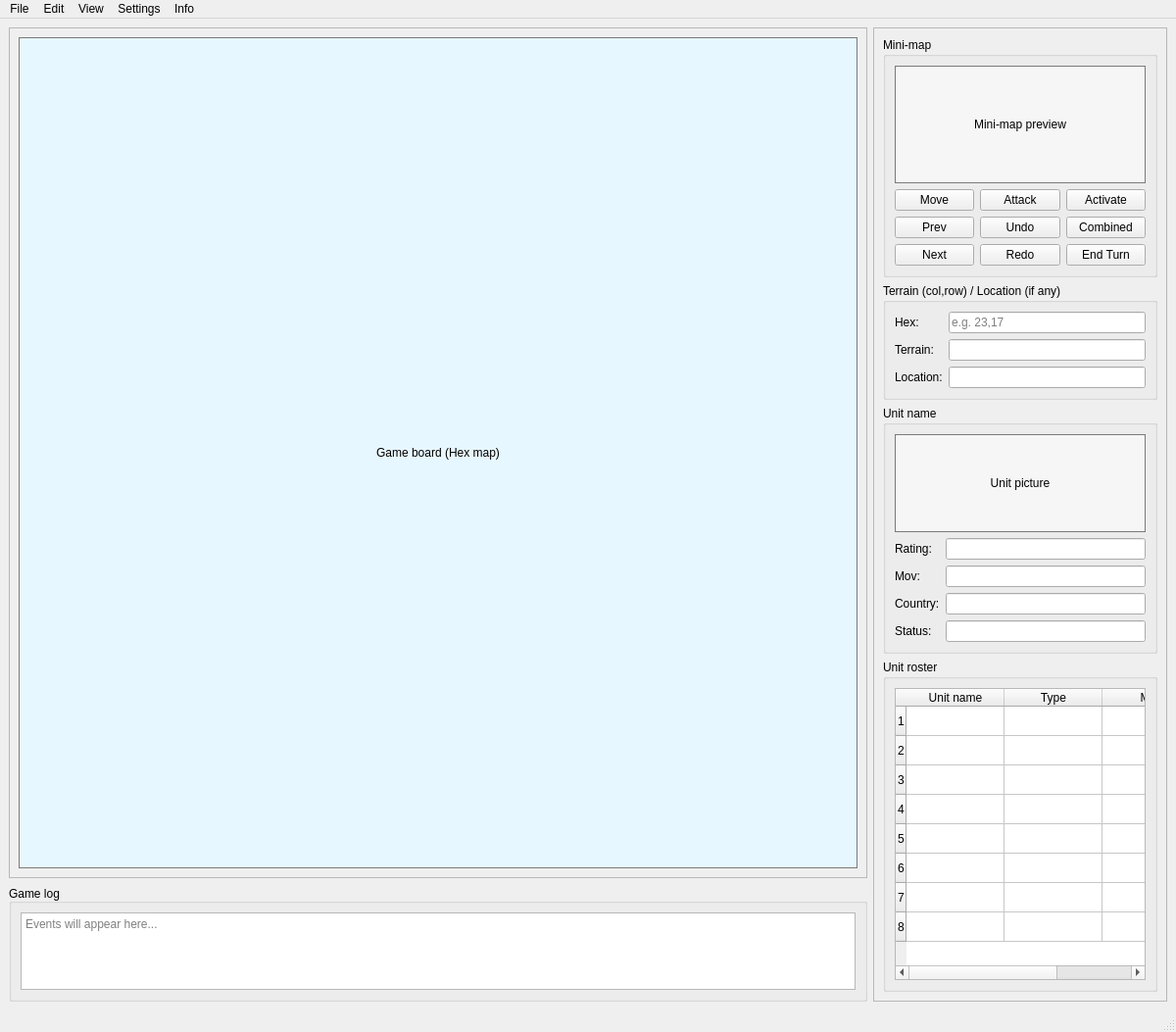
<?xml version="1.0" encoding="UTF-8"?>
<ui version="4.0">
 <class>GameWindow</class>
 <widget class="QMainWindow" name="GameWindow">
  <property name="geometry">
   <rect>
    <x>0</x>
    <y>0</y>
    <width>1200</width>
    <height>1053</height>
   </rect>
  </property>
  <property name="windowTitle">
   <string>Dragons of Glory</string>
  </property>
  <widget class="QWidget" name="centralwidget">
   <layout class="QGridLayout" name="gridLayout">
    <item row="0" column="0">
     <layout class="QVBoxLayout" name="verticalLayout_4">
      <item>
       <widget class="QFrame" name="frame_board">
        <property name="sizePolicy">
         <sizepolicy hsizetype="Expanding" vsizetype="MinimumExpanding">
          <horstretch>0</horstretch>
          <verstretch>0</verstretch>
         </sizepolicy>
        </property>
        <property name="frameShape">
         <enum>QFrame::Shape::StyledPanel</enum>
        </property>
        <property name="frameShadow">
         <enum>QFrame::Shadow::Raised</enum>
        </property>
        <layout class="QVBoxLayout" name="verticalLayout_3">
         <item>
          <widget class="QLabel" name="label_board">
           <property name="minimumSize">
            <size>
             <width>800</width>
             <height>520</height>
            </size>
           </property>
           <property name="styleSheet">
            <string>QLabel { background: #e7f7ff; border: 1px solid #7a7a7a; }</string>
           </property>
           <property name="text">
            <string>Game board (Hex map)</string>
           </property>
           <property name="alignment">
            <set>Qt::AlignmentFlag::AlignCenter</set>
           </property>
          </widget>
         </item>
        </layout>
       </widget>
      </item>
      <item alignment="Qt::AlignmentFlag::AlignBottom">
       <widget class="QGroupBox" name="group_log">
        <property name="sizePolicy">
         <sizepolicy hsizetype="Preferred" vsizetype="Fixed">
          <horstretch>0</horstretch>
          <verstretch>0</verstretch>
         </sizepolicy>
        </property>
        <property name="minimumSize">
         <size>
          <width>0</width>
          <height>120</height>
         </size>
        </property>
        <property name="maximumSize">
         <size>
          <width>16777215</width>
          <height>120</height>
         </size>
        </property>
        <property name="title">
         <string>Game log</string>
        </property>
        <property name="alignment">
         <set>Qt::AlignmentFlag::AlignBottom|Qt::AlignmentFlag::AlignLeading|Qt::AlignmentFlag::AlignLeft</set>
        </property>
        <layout class="QVBoxLayout" name="verticalLayout_2">
         <item>
          <widget class="QPlainTextEdit" name="text_log">
           <property name="sizePolicy">
            <sizepolicy hsizetype="Expanding" vsizetype="Fixed">
             <horstretch>0</horstretch>
             <verstretch>0</verstretch>
            </sizepolicy>
           </property>
           <property name="minimumSize">
            <size>
             <width>0</width>
             <height>40</height>
            </size>
           </property>
           <property name="placeholderText">
            <string>Events will appear here...</string>
           </property>
          </widget>
         </item>
        </layout>
       </widget>
      </item>
     </layout>
    </item>
    <item row="0" column="1">
     <widget class="QFrame" name="frame_sidebar">
      <property name="sizePolicy">
       <sizepolicy hsizetype="Fixed" vsizetype="Preferred">
        <horstretch>0</horstretch>
        <verstretch>0</verstretch>
       </sizepolicy>
      </property>
      <property name="minimumSize">
       <size>
        <width>300</width>
        <height>0</height>
       </size>
      </property>
      <property name="frameShape">
       <enum>QFrame::Shape::StyledPanel</enum>
      </property>
      <layout class="QVBoxLayout" name="verticalLayout">
       <item>
        <widget class="QGroupBox" name="group_minimap">
         <property name="title">
          <string>Mini-map</string>
         </property>
         <layout class="QVBoxLayout" name="verticalLayout_minimap">
          <item>
           <widget class="QLabel" name="label_minimap">
            <property name="minimumSize">
             <size>
              <width>0</width>
              <height>120</height>
             </size>
            </property>
            <property name="styleSheet">
             <string>QLabel { background: #f6f6f6; border: 1px solid #7a7a7a; }</string>
            </property>
            <property name="text">
             <string>Mini-map preview</string>
            </property>
            <property name="alignment">
             <set>Qt::AlignmentFlag::AlignCenter</set>
            </property>
           </widget>
          </item>
          <item>
           <layout class="QGridLayout" name="gridLayout_actions">
            <item row="0" column="0">
             <widget class="QPushButton" name="btn_move">
              <property name="text">
               <string>Move</string>
              </property>
             </widget>
            </item>
            <item row="0" column="1">
             <widget class="QPushButton" name="btn_attack">
              <property name="text">
               <string>Attack</string>
              </property>
             </widget>
            </item>
            <item row="0" column="2">
             <widget class="QPushButton" name="btn_activate">
              <property name="text">
               <string>Activate</string>
              </property>
             </widget>
            </item>
            <item row="1" column="0">
             <widget class="QPushButton" name="btn_prev">
              <property name="text">
               <string>Prev</string>
              </property>
             </widget>
            </item>
            <item row="1" column="1">
             <widget class="QPushButton" name="btn_undo">
              <property name="text">
               <string>Undo</string>
              </property>
             </widget>
            </item>
            <item row="1" column="2">
             <widget class="QPushButton" name="btn_combined">
              <property name="text">
               <string>Combined</string>
              </property>
             </widget>
            </item>
            <item row="2" column="0">
             <widget class="QPushButton" name="btn_next">
              <property name="text">
               <string>Next</string>
              </property>
             </widget>
            </item>
            <item row="2" column="1">
             <widget class="QPushButton" name="btn_redo">
              <property name="text">
               <string>Redo</string>
              </property>
             </widget>
            </item>
            <item row="2" column="2">
             <widget class="QPushButton" name="btn_endTurn">
              <property name="text">
               <string>End Turn</string>
              </property>
             </widget>
            </item>
           </layout>
          </item>
         </layout>
        </widget>
       </item>
       <item>
        <widget class="QGroupBox" name="group_terrain">
         <property name="title">
          <string>Terrain (col,row) / Location (if any)</string>
         </property>
         <layout class="QFormLayout" name="formLayout_terrain">
          <item row="0" column="0">
           <widget class="QLabel" name="label_colrow">
            <property name="text">
             <string>Hex:</string>
            </property>
           </widget>
          </item>
          <item row="0" column="1">
           <widget class="QLineEdit" name="edit_colrow">
            <property name="placeholderText">
             <string>e.g. 23,17</string>
            </property>
           </widget>
          </item>
          <item row="1" column="0">
           <widget class="QLabel" name="label_terrain">
            <property name="text">
             <string>Terrain:</string>
            </property>
           </widget>
          </item>
          <item row="1" column="1">
           <widget class="QLineEdit" name="edit_terrain"/>
          </item>
          <item row="2" column="0">
           <widget class="QLabel" name="label_location">
            <property name="text">
             <string>Location:</string>
            </property>
           </widget>
          </item>
          <item row="2" column="1">
           <widget class="QLineEdit" name="edit_location"/>
          </item>
         </layout>
        </widget>
       </item>
       <item>
        <widget class="QGroupBox" name="group_unit">
         <property name="title">
          <string>Unit name</string>
         </property>
         <layout class="QVBoxLayout" name="verticalLayout_unit">
          <item>
           <widget class="QLabel" name="label_unitPicture">
            <property name="minimumSize">
             <size>
              <width>0</width>
              <height>100</height>
             </size>
            </property>
            <property name="styleSheet">
             <string>QLabel { background: #f6f6f6; border: 1px solid #7a7a7a; }</string>
            </property>
            <property name="text">
             <string>Unit picture</string>
            </property>
            <property name="alignment">
             <set>Qt::AlignmentFlag::AlignCenter</set>
            </property>
           </widget>
          </item>
          <item>
           <layout class="QFormLayout" name="formLayout_unitStats">
            <item row="0" column="0">
             <widget class="QLabel" name="label_rating">
              <property name="text">
               <string>Rating:</string>
              </property>
             </widget>
            </item>
            <item row="0" column="1">
             <widget class="QLineEdit" name="edit_rating"/>
            </item>
            <item row="1" column="0">
             <widget class="QLabel" name="label_mov">
              <property name="text">
               <string>Mov:</string>
              </property>
             </widget>
            </item>
            <item row="1" column="1">
             <widget class="QLineEdit" name="edit_mov"/>
            </item>
            <item row="2" column="0">
             <widget class="QLabel" name="label_country">
              <property name="text">
               <string>Country:</string>
              </property>
             </widget>
            </item>
            <item row="2" column="1">
             <widget class="QLineEdit" name="edit_country"/>
            </item>
            <item row="3" column="0">
             <widget class="QLabel" name="label_status">
              <property name="text">
               <string>Status:</string>
              </property>
             </widget>
            </item>
            <item row="3" column="1">
             <widget class="QLineEdit" name="edit_status"/>
            </item>
           </layout>
          </item>
         </layout>
        </widget>
       </item>
       <item>
        <widget class="QGroupBox" name="group_roster">
         <property name="title">
          <string>Unit roster</string>
         </property>
         <layout class="QVBoxLayout" name="verticalLayout_roster">
          <item>
           <widget class="QTableWidget" name="table_roster">
            <property name="minimumSize">
             <size>
              <width>0</width>
              <height>120</height>
             </size>
            </property>
            <property name="rowCount">
             <number>8</number>
            </property>
            <property name="columnCount">
             <number>3</number>
            </property>
            <row/>
            <row/>
            <row/>
            <row/>
            <row/>
            <row/>
            <row/>
            <row/>
            <column>
             <property name="text">
              <string>Unit name</string>
             </property>
            </column>
            <column>
             <property name="text">
              <string>Type</string>
             </property>
            </column>
            <column>
             <property name="text">
              <string>Mov</string>
             </property>
            </column>
           </widget>
          </item>
         </layout>
        </widget>
       </item>
      </layout>
     </widget>
    </item>
   </layout>
  </widget>
  <widget class="QMenuBar" name="menubar">
   <property name="geometry">
    <rect>
     <x>0</x>
     <y>0</y>
     <width>1200</width>
     <height>33</height>
    </rect>
   </property>
   <widget class="QMenu" name="menuFile">
    <property name="title">
     <string>File</string>
    </property>
    <addaction name="actionNew"/>
    <addaction name="actionOpen"/>
    <addaction name="actionSave"/>
    <addaction name="actionExit"/>
   </widget>
   <widget class="QMenu" name="menuEdit">
    <property name="title">
     <string>Edit</string>
    </property>
    <addaction name="actionUndo"/>
    <addaction name="actionRedo"/>
   </widget>
   <widget class="QMenu" name="menuView">
    <property name="title">
     <string>View</string>
    </property>
   </widget>
   <widget class="QMenu" name="menuSettings">
    <property name="title">
     <string>Settings</string>
    </property>
   </widget>
   <widget class="QMenu" name="menuInfo">
    <property name="title">
     <string>Info</string>
    </property>
   </widget>
   <addaction name="menuFile"/>
   <addaction name="menuEdit"/>
   <addaction name="menuView"/>
   <addaction name="menuSettings"/>
   <addaction name="menuInfo"/>
  </widget>
  <widget class="QStatusBar" name="statusbar"/>
  <action name="actionNew">
   <property name="text">
    <string>New</string>
   </property>
  </action>
  <action name="actionOpen">
   <property name="text">
    <string>Open...</string>
   </property>
  </action>
  <action name="actionSave">
   <property name="text">
    <string>Save</string>
   </property>
  </action>
  <action name="actionExit">
   <property name="text">
    <string>Exit</string>
   </property>
  </action>
  <action name="actionUndo">
   <property name="text">
    <string>Undo</string>
   </property>
  </action>
  <action name="actionRedo">
   <property name="text">
    <string>Redo</string>
   </property>
  </action>
 </widget>
 <resources/>
 <connections/>
</ui>
